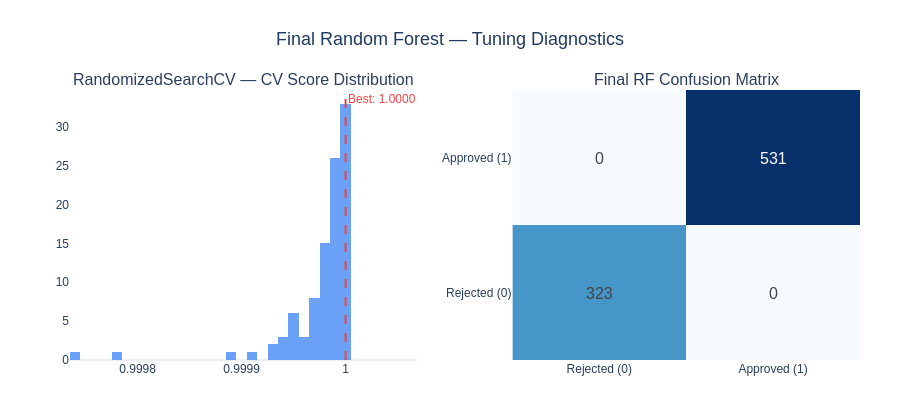

Notebook code cell kept with this figure:
### Markdown cell above
### Tuning Progress Chart & Final Confusion Matrix

### Code cell
import plotly.graph_objects as go
from plotly.subplots import make_subplots

fig = make_subplots(
    rows=1, cols=2,
    subplot_titles=("RandomizedSearchCV — CV Score Distribution",
                    "Final RF Confusion Matrix"),
    horizontal_spacing=0.12,
)

# ── Left: distribution of CV scores from RandomizedSearchCV ──────────────────
cv_scores = random_search.cv_results_["mean_test_score"]
fig.add_trace(
    go.Histogram(
        x=cv_scores, nbinsx=30,
        marker_color="#3B82F6", opacity=0.75,
        name="Candidate ROC-AUC",
    ),
    row=1, col=1,
)
fig.add_vline(
    x=random_search.best_score_, line_dash="dash",
    line_color="#EF4444", line_width=2,
    annotation_text=f"Best: {random_search.best_score_:.4f}",
    annotation_font_color="#EF4444",
    row=1, col=1,
)

# ── Right: confusion matrix of final tuned model ─────────────────────────────
cm_final = confusion_matrix(y_test, y_pred_final)
labels   = ["Rejected (0)", "Approved (1)"]
fig.add_trace(
    go.Heatmap(
        z=cm_final, x=labels, y=labels,
        colorscale="Blues", showscale=False,
        text=cm_final, texttemplate="%{text}",
        textfont=dict(size=16),
    ),
    row=1, col=2,
)

fig.update_layout(
    title    = dict(text="Final Random Forest — Tuning Diagnostics",
                    font=dict(size=18, color="#1E3A5F"), x=0.5, xanchor="center"),
    template = "plotly_white",
    height   = 420,
    showlegend=False,
    font     = dict(family="Arial, sans-serif", size=12),
    margin   = dict(t=90, b=60, l=70, r=40),
)
fig.update_xaxes(showgrid=False)
fig.update_yaxes(showgrid=False)
fig.show()

### Figure 1 — Plotly figure (JSON) as saved in the notebook; plotly's stock layout.template omitted (floating-point values rounded to 4 significant figures)
{"data": [{"marker": {"color": "#3B82F6"}, "name": "Candidate ROC-AUC", "nbinsx": 30, "opacity": 0.75, "type": "histogram", "x": [1.0, 1.0, 1.0, 1.0, 1.0, 1.0, 1.0, 1.0, 1.0, 1.0, 1.0, 1.0, 1.0, 1.0, 0.9999, 0.9999, 1.0, 1.0, 1.0, 1.0, 1.0, 1.0, 1.0, 1.0, 1.0, 1.0, 1.0, 1.0, 1.0, 0.9997, 0.9999, 1.0, 1.0, 1.0, 1.0, 1.0, 1.0, 1.0, 1.0, 1.0, 1.0, 1.0, 1.0, 1.0, 1.0, 1.0, 1.0, 1.0, 1.0, 1.0, 0.9998, 1.0, 1.0, 1.0, 1.0, 1.0, 0.9999, 1.0, 1.0, 1.0, 1.0, 1.0, 1.0, 1.0, 1.0, 1.0, 1.0, 1.0, 0.9999, 1.0, 1.0, 1.0, 1.0, 1.0, 1.0, 1.0, 0.9999, 1.0, 1.0, 1.0, 1.0, 1.0, 1.0, 1.0, 0.9999, 1.0, 0.9999, 1.0, 1.0, 1.0, 0.9999, 1.0, 1.0, 1.0, 1.0, 0.9999, 1.0, 1.0, 1.0, 1.0], "xaxis": "x", "yaxis": "y"}, {"colorscale": [[0, "rgb(247,251,255)"], [0.125, "rgb(222,235,247)"], [0.25, "rgb(198,219,239)"], [0.375, "rgb(158,202,225)"], [0.5, "rgb(107,174,214)"], [0.625, "rgb(66,146,198)"], [0.75, "rgb(33,113,181)"], [0.875, "rgb(8,81,156)"], [1, "rgb(8,48,107)"]], "showscale": false, "text": [[323, 0], [0, 531]], "textfont": {"size": 16}, "texttemplate": "%{text}", "type": "heatmap", "x": ["Rejected (0)", "Approved (1)"], "xaxis": "x2", "y": ["Rejected (0)", "Approved (1)"], "yaxis": "y2", "z": [[323, 0], [0, 531]]}], "layout": {"annotations": [{"font": {"size": 16}, "showarrow": false, "text": "RandomizedSearchCV — CV Score Distribution", "x": 0.22, "xanchor": "center", "xref": "paper", "y": 1, "yanchor": "bottom", "yref": "paper"}, {"font": {"size": 16}, "showarrow": false, "text": "Final RF Confusion Matrix", "x": 0.78, "xanchor": "center", "xref": "paper", "y": 1, "yanchor": "bottom", "yref": "paper"}, {"font": {"color": "#EF4444"}, "showarrow": false, "text": "Best: 1.0000", "x": 1, "xanchor": "left", "xref": "x", "y": 1, "yanchor": "top", "yref": "y domain"}], "font": {"family": "Arial, sans-serif", "size": 12}, "height": 420, "margin": {"b": 60, "l": 70, "r": 40, "t": 90}, "shapes": [{"line": {"color": "#EF4444", "dash": "dash", "width": 2}, "type": "line", "x0": 1, "x1": 1, "xref": "x", "y0": 0, "y1": 1, "yref": "y domain"}], "showlegend": false, "title": {"font": {"color": "#1E3A5F", "size": 18}, "text": "Final Random Forest — Tuning Diagnostics", "x": 0.5, "xanchor": "center"}, "xaxis": {"anchor": "y", "domain": [0, 0.44], "showgrid": false}, "xaxis2": {"anchor": "y2", "domain": [0.56, 1], "showgrid": false}, "yaxis": {"anchor": "x", "domain": [0, 1], "showgrid": false}, "yaxis2": {"anchor": "x2", "domain": [0, 1], "showgrid": false}}}
